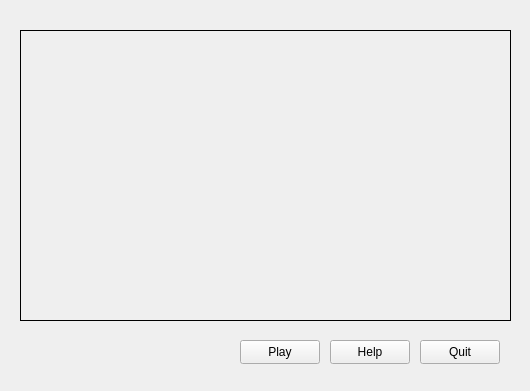
<?xml version="1.0" encoding="UTF-8"?>
<ui version="4.0">
 <class>MainWindow</class>
 <widget class="QWidget" name="MainWindow">
  <property name="geometry">
   <rect>
    <x>0</x>
    <y>0</y>
    <width>530</width>
    <height>391</height>
   </rect>
  </property>
  <property name="windowTitle">
   <string>MainWindow</string>
  </property>
  <widget class="QPushButton" name="btPlay">
   <property name="geometry">
    <rect>
     <x>240</x>
     <y>340</y>
     <width>80</width>
     <height>24</height>
    </rect>
   </property>
   <property name="text">
    <string>Play</string>
   </property>
  </widget>
  <widget class="QPushButton" name="btHelp">
   <property name="geometry">
    <rect>
     <x>330</x>
     <y>340</y>
     <width>80</width>
     <height>24</height>
    </rect>
   </property>
   <property name="text">
    <string>Help</string>
   </property>
  </widget>
  <widget class="QPushButton" name="btQuit">
   <property name="geometry">
    <rect>
     <x>420</x>
     <y>340</y>
     <width>80</width>
     <height>24</height>
    </rect>
   </property>
   <property name="text">
    <string>Quit</string>
   </property>
  </widget>
  <widget class="QLabel" name="labelImg">
   <property name="geometry">
    <rect>
     <x>20</x>
     <y>30</y>
     <width>491</width>
     <height>291</height>
    </rect>
   </property>
   <property name="frameShape">
    <enum>QFrame::Panel</enum>
   </property>
   <property name="text">
    <string/>
   </property>
   <property name="pixmap">
    <pixmap resource="res.qrc">:/images/resources/welcome.jpeg</pixmap>
   </property>
   <property name="scaledContents">
    <bool>true</bool>
   </property>
  </widget>
  <action name="actionPlay">
   <property name="text">
    <string>Play</string>
   </property>
  </action>
  <action name="actionHelp">
   <property name="text">
    <string>Help</string>
   </property>
   <property name="shortcut">
    <string>F1</string>
   </property>
  </action>
  <action name="actionQuit">
   <property name="enabled">
    <bool>false</bool>
   </property>
   <property name="text">
    <string>Quit</string>
   </property>
  </action>
 </widget>
 <layoutdefault spacing="6" margin="11"/>
 <resources>
  <include location="res.qrc"/>
 </resources>
 <connections/>
</ui>
